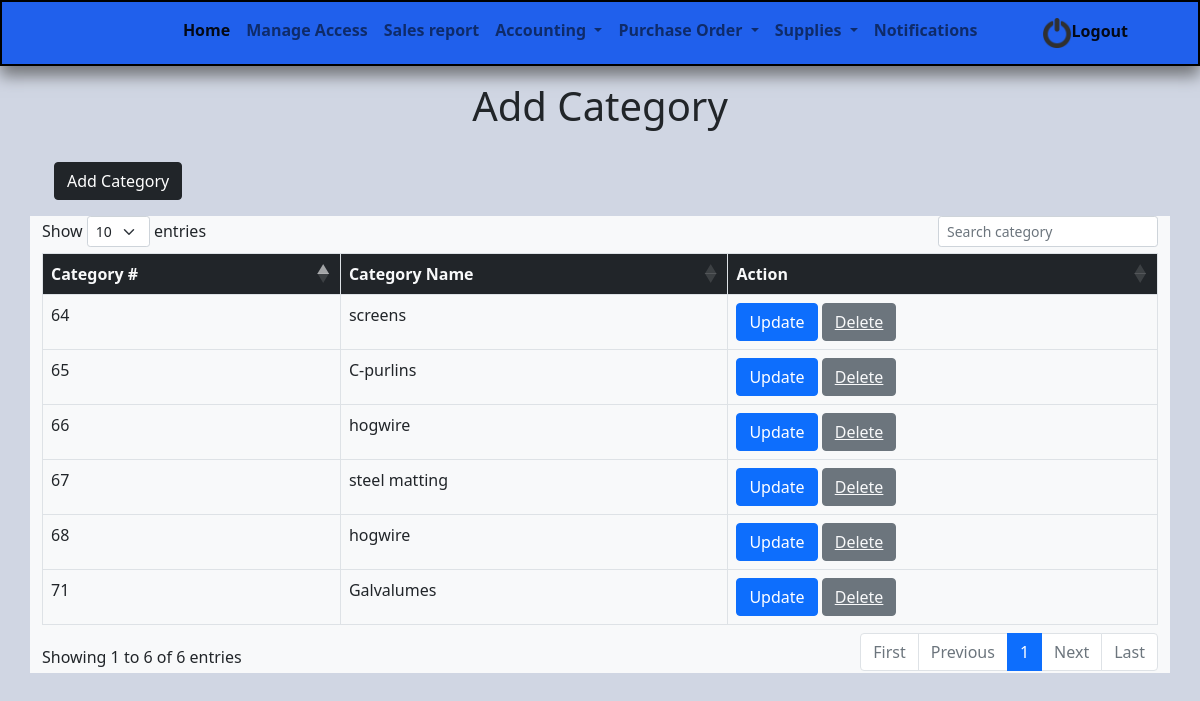
/category.php, run on an earlier commit of the app's database.
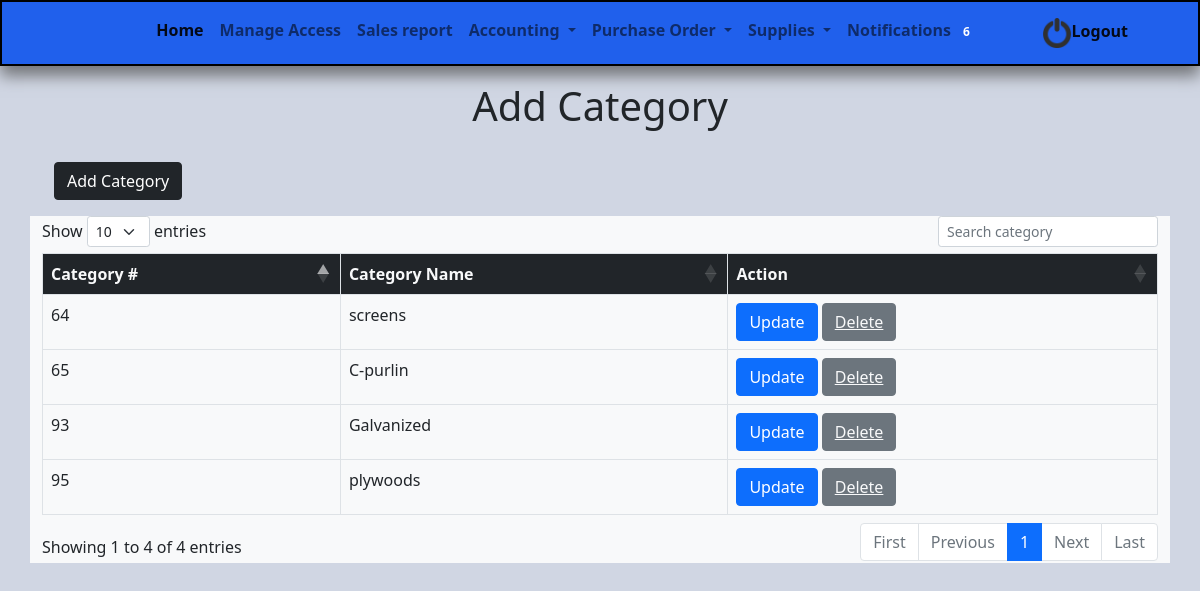
And on a later commit of the database.
### tables this page shows
CREATE TABLE `category` (
  `categ_id` int(11) NOT NULL,
  `categ_name` varchar(50) NOT NULL
);

### database/functions.php (called while the page is built, shortened)
<?php
    function fetchAll($query){
        $con = new PDO(DBINFO, DBUSER, DBPASS);
        $stmt = $con->query($query);
        return $stmt->fetchAll();
    }
?>

### try.php (the view, shortened to what this page needs)
<?php
include 'database/functions.php';
?>
<!DOCTYPE html>
<html>
<head>
  <link href="https://cdn.jsdelivr.net/npm/bootstrap@5.1.3/dist/css/bootstrap.min.css" rel="stylesheet">
  <link rel="stylesheet" href="https://cdn.jsdelivr.net/npm/bootstrap-icons@1.6.1/font/bootstrap-icons.css">
</head>
<body style="background-color: #D0D6E3">
<nav class="navbar navbar-expand-md navbar-light" style="background: #2060EC; border: 2px black solid;box-shadow: 0 10px 15px #737579">
  <div class="container-fluid" style="font-weight: bold;">
    <div class="collapse navbar-collapse" id="navbarSupportedContent">
      <ul class="navbar-nav ms-auto mb-2 mb-lg-0" style="margin-right: 50px; font-weight: bold;">
        <li class="nav-item ms-5">
          <a class="nav-link active" aria-current="page" href="">Home</a>
        </li>
        <div class="d-flex">
        <li class="nav-item ">
          <a class="nav-link" href="users.php">Manage Access</a>
        </li>
      </div>
       <div class="d-flex">
        <li class="nav-item ">
          <a class="nav-link" href="sales.php">Sales report</a>
        </li>
      </div>
       <li class="nav-item dropdown d-flex">
          <a class="nav-link dropdown-toggle" href="#" id="navbarScrollingDropdown" role="button" data-bs-toggle="dropdown" aria-expanded="false">
            Accounting
          </a>
        </li>
   <li class="nav-item dropdown d-flex">
          <a class="nav-link dropdown-toggle" href="#" id="navbarScrollingDropdown" role="button" data-bs-toggle="dropdown" aria-expanded="false">
          Purchase Order
          </a>
        </li>
           <li class="nav-item dropdown d-flex">
          <a class="nav-link dropdown-toggle" href="#" id="navbarScrollingDropdown" role="button" data-bs-toggle="dropdown" aria-expanded="false">
          Supplies
          </a>
        </li>
<ul class="navbar-nav mr-auto">
         <li class="nav-item dropdown ">
            <a class="nav-link" href="" id="dropdown01" data-toggle="dropdown" aria-haspopup="true" aria-expanded="false">Notifications
                <?php
                $query = "SELECT * from `notifications` where `status` = 'unread' order by `date` DESC";
                if(count(fetchAll($query))>0){
                ?>
                <span class="badge badge-light"><?php echo count(fetchAll($query)); ?></span>
              <?php
                }
                    ?>
              </a>
  </li>
  </ul>
                <li class="nav-item ms-5">
          <a class="nav-link active" aria-current="page" href="index.php" style="margin-left: 0"><span><img src="images/power-icon.png" width="30px" height="30px"></span>Logout</a>
        </li>
      </ul>
    </div>
  </div>
</nav>
</body>
</html>

### category.php (shortened to what this page needs)
<?php
include 'database/db.php';
include 'try.php';
?>
<!DOCTYPE html>
<html>
<head>
  <link href="https://cdn.jsdelivr.net/npm/bootstrap@5.1.3/dist/css/bootstrap.min.css" rel="stylesheet">
  <link rel="stylesheet" type="text/css" href="Css/table.css">
</head>
<body>
<div class="container">
<h1 class="text-center my-3"> Add Category</h1>
<div class="container">
<button type="button" class="btn btn-dark my-3" data-bs-toggle="modal" data-bs-target="#category">
  Add Category
</button>
</div>
<link rel="stylesheet" type="text/css" href="https://cdn.datatables.net/1.11.3/css/dataTables.bootstrap5.min.css">
</div>
<section class="bg-light container">
<div class="table-responsive" id="no-more-tables">
 <table class="table table-bordered" id="tebol1">
 	<thead class="bg-dark text-light">
 		<tr>
 			<th>Category #</th>
 			<th>Category Name</th>
 			<th>Action</th>
 		</tr>
 	</thead>
 	<tbody>
 	<?php
 	$sql="SELECT * from category order by categ_id asc";
 	$result = $conn->query($sql);
 	if($result->num_rows > 0){
			while ($row = $result-> fetch_assoc()){
			$id=$row['categ_id'];
			$category=$row['categ_name'];
			echo '<tr>
			<td data-title="Category">'.$id.'</td>
			<td data-title="Category Name">'.$category.'</td>
			<td data-title="Action">
			<button class="btn btn-primary editbtn">Update</button>
			<button class="btn btn-secondary"><a class="text-light" href="categ_del.php?deleteid='.$id.'">Delete</a></button>
			</td>
			</tr>';
			}
		}else{
			die(mysqli_error($conn));
		}
 	?>
 	</tbody>
</table>
  </div>
</section>
</body>
</html>

What changed in the data, as far as the page shows it:
removed category: categ_id "66", categ_name "hogwire"
removed category: categ_id "67", categ_name "steel matting"
removed category: categ_id "68", categ_name "hogwire"
removed category: categ_id "71", categ_name "Galvalumes"
changed category id 65: categ_name "C-purlins" → "C-purlin"
added category: categ_id "93", categ_name "Galvanized"
added category: categ_id "95", categ_name "plywoods"
Also different on the page:
count(fetchAll($query)): (not shown) → "6"
text written by a page script: "Show entries Showing 1 to 6 of 6 entries First Previous 1 Next Last" → "Show entries Showing 1 to 4 of 4 entries First Previous 1 Next Last"
